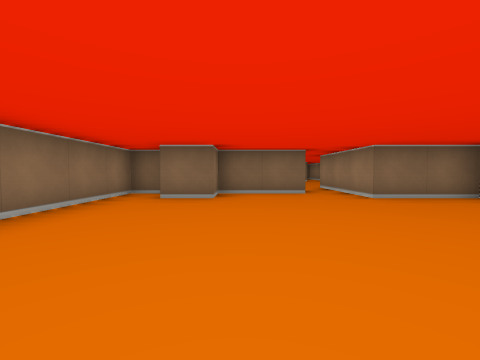
View 1 (above)

23 first-person views from a walk through a cub3D level. The camera is about half as high as the walls, tilts 2° down and sees 90° across. The floor is counted in squares. Each view is taken from the middle of a square. On the plan, view 1 faces up. The plan holds only what a view shows up to about 9 squares ahead; the rest is blank.

View 2
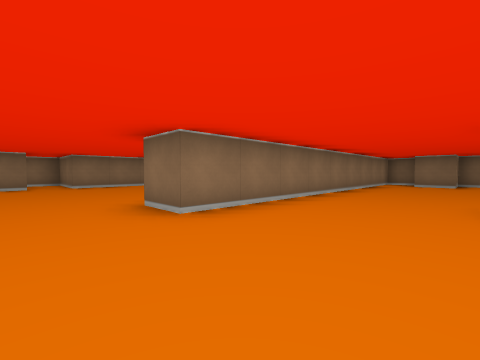

View 3
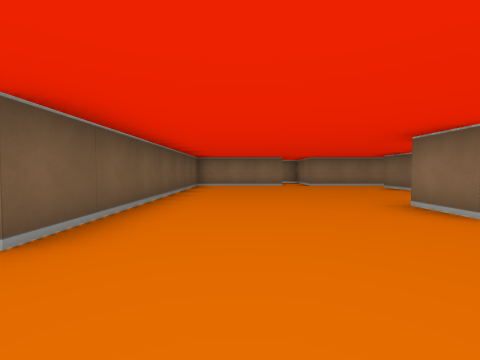

View 4
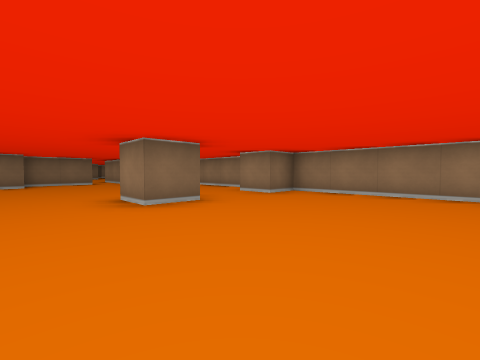

View 5
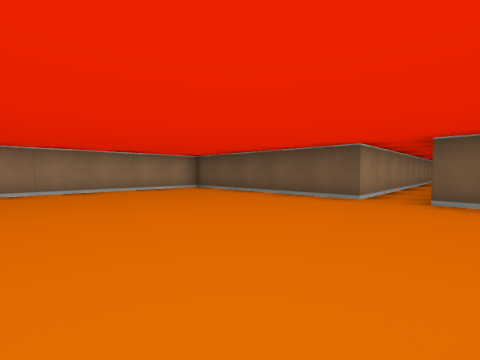

View 6
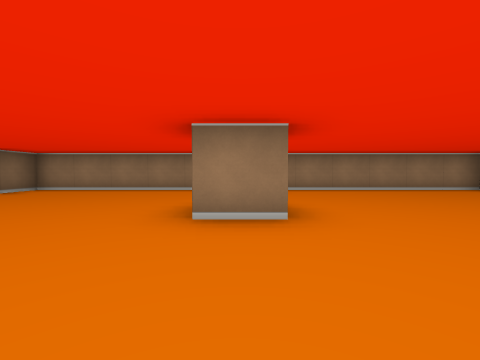

View 7
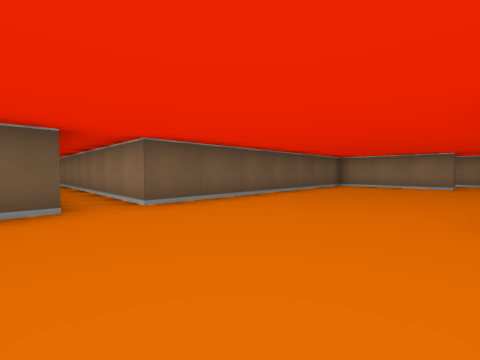

View 8
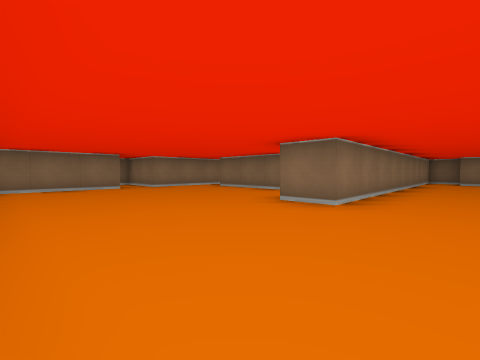

View 9
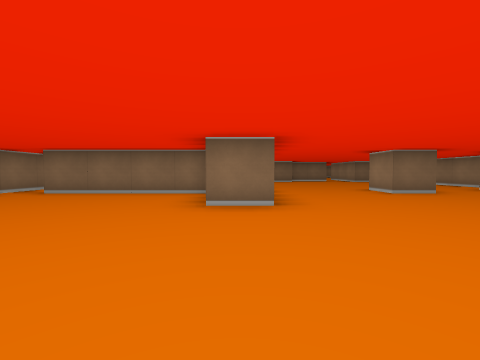

View 10
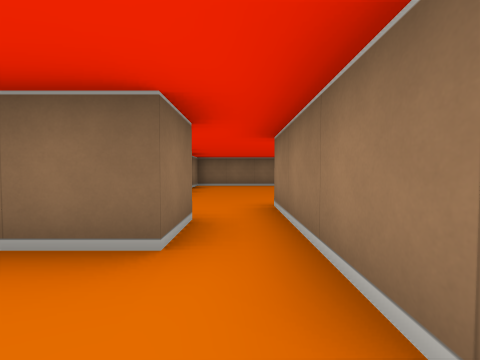

View 11
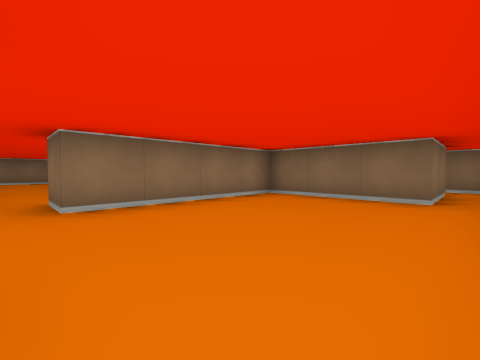

View 12
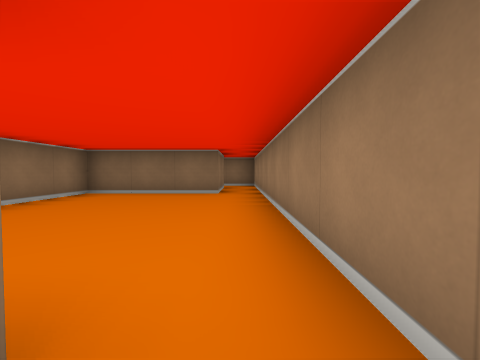

View 13
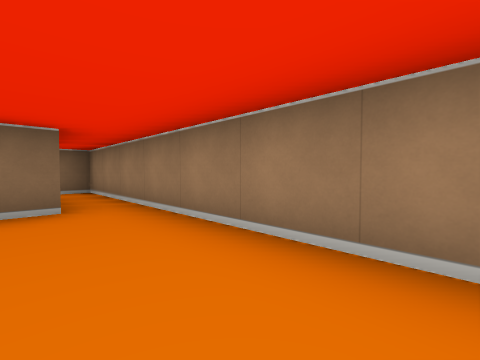

View 14
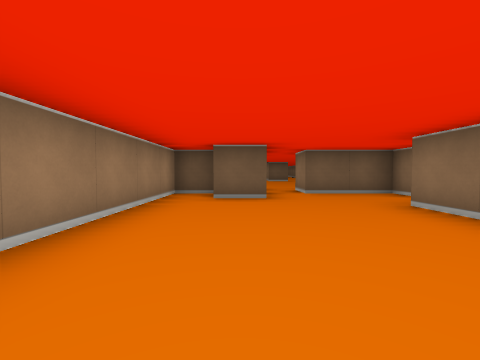

View 15
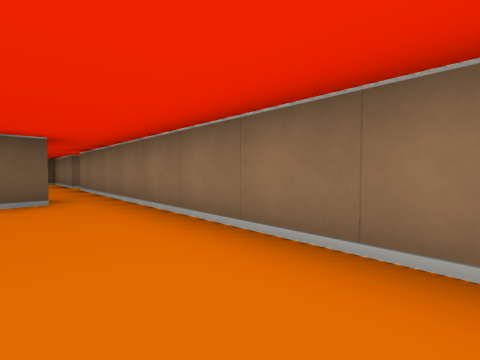

View 16
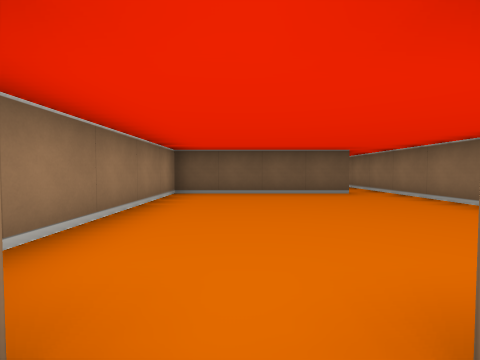

View 17
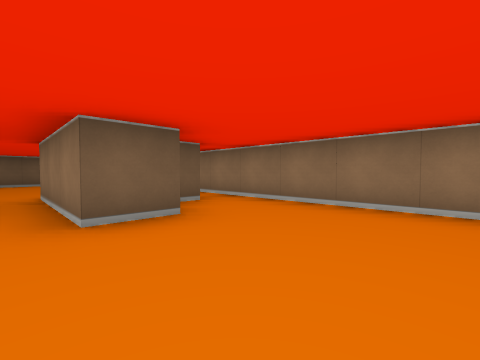

View 18
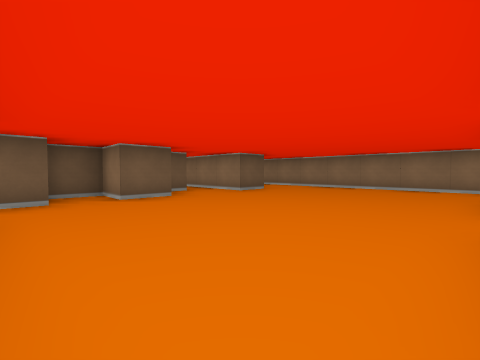

View 19
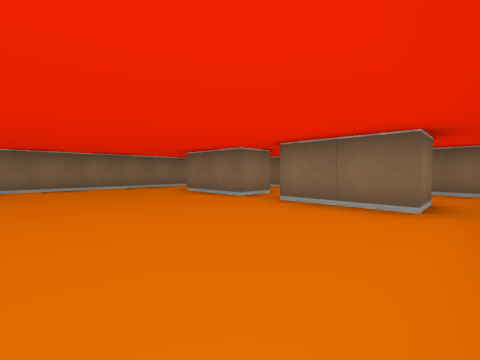

View 20
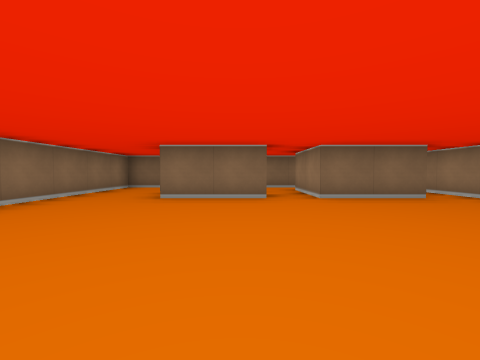

View 21
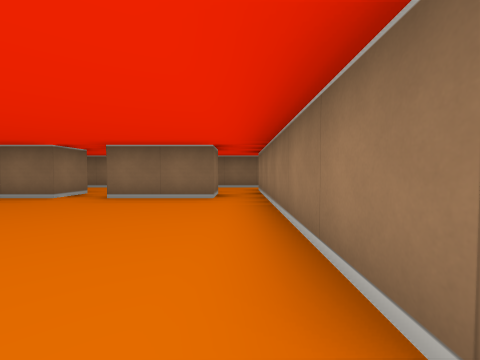

View 22
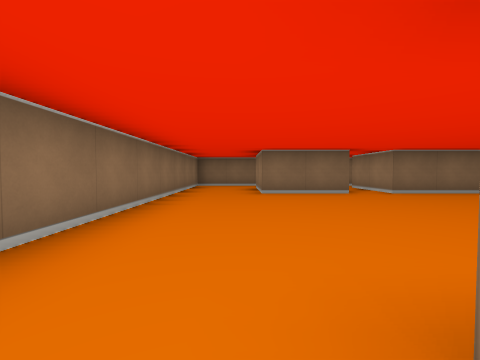

View 23
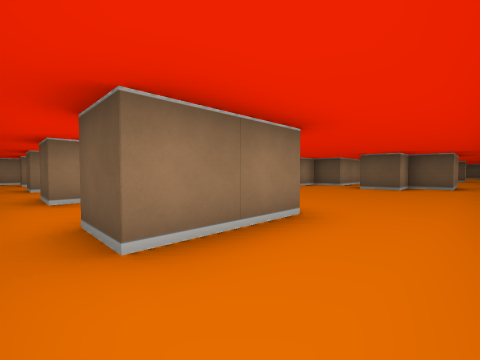

### Floor plan
Ten units are one square. View 1 is at (0, 0); x grows to the right and y downward. Boxes are objects, and circles mark ways between rooms. Rooms are numbered by the first view taken in them; rooms with no view inside come last. Other rooms are left out.
<svg viewBox="-100 -160 150 310">
<path fill="none" stroke="#000" d="M16 15 5 15 5 5M-38 15 -75 15M45 -2 45 -45 25 -45 25 -55M-95 45 -85 45 -85 75 -15 75 -15 145M-85 5 -85 35 -95 35M-5 142 -5 75 45 75 45 15 35 15 35 5M-16 -55 -25 -55 -25 35 -35 35M15 -55 -5 -55 -5 -45 -15 -45M35 -65 45 -65 45 -145M-5 -71 -5 -65 15 -65 15 -55M25 -55 25 -75 35 -75M35 -145 35 -125 5 -125 5 -85 -5 -85M-76 5 -35 5 -35 -35M-85 -45 -85 5M-45 -125 -65 -125 -65 -145M-16 -75 -9 -75M-15 -125 -35 -125M-5 -85 -5 -125M-45 -45 -45 -65 -35 -65 -35 -75 -25 -75 -25 -65 -15 -65M-85 -145 -85 -45M-75 -45 -75 -65 -65 -65 -65 -75 -55 -75 -55 -45M-36 -155 -85 -155 -85 -145M-65 -145 -55 -145M-45 -135 -45 -125M-35 -125 -35 -145M-15 -135 -15 -125M-35 -145 -25 -145M-5 -125 -5 -145M-4 -155 -36 -155M-5 -145 5 -145M45 -145 45 -155 34 -155"/>
<circle cx="20" cy="-60" r="3" fill="#2a7"/>
<circle cx="-80" cy="10" r="3" fill="#2a7"/>
<circle cx="0" cy="-80" r="3" fill="#2a7"/>
<circle cx="40" cy="-135" r="3" fill="#2a7"/>
<circle cx="-65" cy="-50" r="3" fill="#2a7"/>
<circle cx="-40" cy="-120" r="3" fill="#2a7"/>
<circle cx="-75" cy="-135" r="3" fill="#2a7"/>
<circle cx="-10" cy="-130" r="3" fill="#2a7"/>
<circle cx="-30" cy="-150" r="3" fill="#2a7"/>
<circle cx="0" cy="-150" r="3" fill="#2a7"/>
<text x="-10" y="50">1</text>
<text x="20" y="-100">2</text>
<text x="-60" y="-20">3</text>
<text x="-50" y="-100">4</text>
<text x="-50" y="-150">5</text>
<text x="-20" y="-140">6</text>
<text x="20" y="-150">7</text>
</svg>
Room 1 opens to room 2. Room 1 opens to room 3. Room 2 opens to room 4. Room 2 opens to room 7. Room 3 opens to room 4. Room 4 opens to room 5. Room 4 opens to room 6. Room 5 opens to room 6. Room 6 opens to room 7.

Where each view was taken, in squares from view 1:
view 1: 0 up, 0 right, facing up
view 2: 5 down, 0 right, facing up-left
view 3: 6 down, 0 right, facing left
view 4: 5 down, 1 left, facing up-right
view 5: 3 down, 2 left, facing down-right
view 6: 1 down, 2 left, facing right
view 7: 4 down, 0 right, facing down-left
view 8: 7 down, 1 left, facing up-left
view 9: 7 down, 3 left, facing up
view 10: 4 up, 2 right, facing up
view 11: 8 up, 4 right, facing up-left
view 12: 7 up, 4 right, facing up
view 13: 9 up, 3 right, facing up-right
view 14: 12 up, 3 right, facing down
view 15: 4 up, 7 left, facing down-left
view 16: 5 up, 5 left, facing down
view 17: 10 up, 5 left, facing down-left
view 18: 12 up, 1 left, facing down-left
view 19: 9 up, 1 left, facing up-left
view 20: 8 up, 5 left, facing up
view 21: 8 up, 1 left, facing up
view 22: 7 up, 7 left, facing up
view 23: 15 up, 8 left, facing down-right
